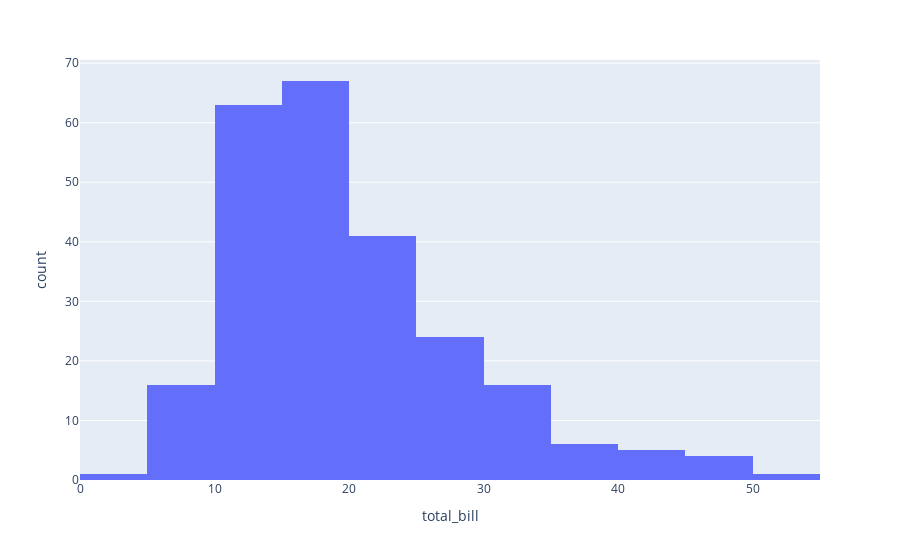

This figure's notebook cell:
### Code cell
fig = px.histogram(tips, x='total_bill', nbins=10)  # 박스를 몇개로 나눌 것인가
fig.show()

### Figure 1 — Plotly figure (JSON) as saved in the notebook; plotly's stock layout.template omitted (floating-point values rounded to 4 significant figures; data arrays with more than 128 entries replaced by an {"elided": "..."} marker saying what was removed)
{"data": [{"alignmentgroup": "True", "bingroup": "x", "hovertemplate": "total_bill=%{x}<br>count=%{y}<extra></extra>", "legendgroup": "", "marker": {"color": "#636efa"}, "name": "", "nbinsx": 10, "offsetgroup": "", "orientation": "v", "showlegend": false, "type": "histogram", "x": {"elided": "244 float values"}, "xaxis": "x", "yaxis": "y"}], "layout": {"barmode": "relative", "legend": {"tracegroupgap": 0}, "margin": {"t": 60}, "xaxis": {"anchor": "y", "domain": [0, 1], "title": {"text": "total_bill"}}, "yaxis": {"anchor": "x", "domain": [0, 1], "title": {"text": "count"}}}}
